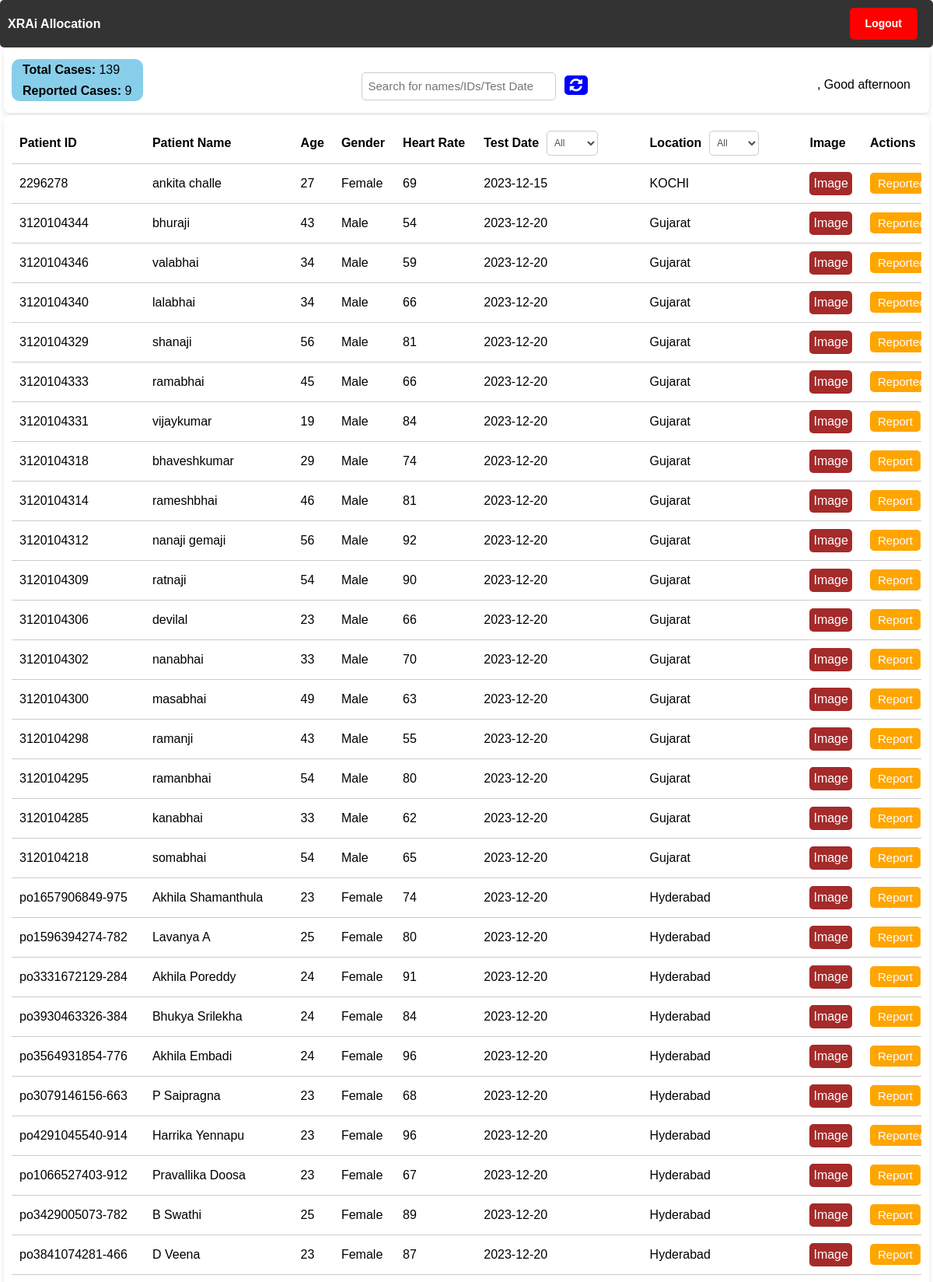
The page /allocation (upper part) on the database its author committed.
### users/models/patientdetails.py (models this page shows, shortened)
class PatientDetails(models.Model):
    GENDER_CHOICES = [
        ('Male', 'Male'),
        ('Female', 'Female'),
        ('Other', 'Other'),
    ]
    PatientId = models.CharField(max_length=15)
    PatientName = models.CharField(max_length=30)
    age = models.CharField(max_length=30)
    gender = models.CharField(max_length=15)
    HeartRate = models.CharField(max_length=30, null=True, blank=True)
    TestDate = models.CharField(max_length=20)
    ReportDate = models.CharField(max_length=20)
    PRInterval = models.CharField(max_length=30, null=True, blank=True)
    date = models.ForeignKey(Date, on_delete=models.CASCADE, default=None)
    reportimage = models.URLField(max_length=200, null=True, blank=True)
    cardiologist = models.ForeignKey(PersonalInfo, on_delete=models.SET_NULL, null=True, blank=True)
    isDone = models.BooleanField(default=False)

### users/models/Date.py (models this page shows, shortened)
class Date(models.Model):
    date_field = models.DateField()
    location = models.ForeignKey(Location, on_delete=models.CASCADE)

### users/models/Location.py (models this page shows)
class Location(models.Model):
    name = models.CharField(max_length=100)
    technician_name = models.CharField(max_length=100, default="Unknown Technician")
    city = models.ForeignKey(City, on_delete=models.CASCADE)
    def __str__(self):
        return self.name

### users/views.py (the view)
# urls.py: path('allocation', views.allocation, name='allocation'),
def allocation(request):
    patients = PatientDetails.objects.all()
    unique_dates = set()
    for patient in patients:
        unique_dates.add(patient.date.date_field)
    sorted_unique_dates = sorted(unique_dates, reverse=False)
    formatted_dates = [date.strftime('%Y-%m-%d') for date in sorted_unique_dates]
    unique_location = Location.objects.all()
    return render(request, 'users/allocation.html', {'patients': patients, 'Date': formatted_dates, "Location": unique_location})

### users/templates/users/allocation.html (shortened to what this page needs)
<!DOCTYPE html>
<html>
{% load tz %} {% load static %}
<head>
  <link rel="stylesheet" href="{% static 'resource/css/main.css' %}" />
  <link rel="stylesheet" href="https://stackpath.bootstrapcdn.com/bootstrap/4.5.0/css/bootstrap.min.css" />
  <link rel="stylesheet" href="https://cdnjs.cloudflare.com/ajax/libs/font-awesome/4.7.0/css/font-awesome.min.css" />
</head>
<body>
  <nav class="navbar">
    <ul>
      <li>
        <a href="/allocation"><strong>XRAi Allocation</strong></a>
      </li>
    </ul>
    <ul>
      <li>
        <a href="/logout"><button class="logout-button btn btn-sm">
            <strong>Logout</strong>
          </button></a>
      </li>
    </ul>
  </nav>
  <div class="container">
    <div class="row">
      <div class="col-lg-12">
        <div class="card">
          <div class="card-body">
            <h1 class="header">
              <h1 class="header">
                <div class="row-container">
                  <div class="count-container">
                    <span id="count1"><strong>Total Cases:</strong> <span id="totalRowCount">0</span></span>
                    <span id="count2"><strong>Reported Cases:</strong> <span id="reportedRowCount">0</span></span>
                  </div>
                  <div class = 'search-google'>
                      <input type="text" id="myInput" onkeyup="myFunction()" placeholder="Search for names/IDs/Test Date" title="Type in a name">
                      <button type="button" class="refresh" onclick="refreshPage()">
                        <i style="font-size: 19px" class="fa">&#xf021;</i>
                      </button>
                  </div>
                  <div class="greeting" id="greeting">
                    {% if user %}
                    <h6>
                      <strong>{{ user.first_name }}</strong>,
                      <span id="greeting-text"></span>
                    </h6>
                    {% endif %}
                  </div>
                </div>
              </h1>
            </h1>
          </div>
        </div>
      </div>
    </div>
    <div class="card">
      <div class="card-body">
        <div class="table-container">
          <table id="patientTable">
            <thead>
              <tr>
                <th>Patient ID</th>
                <th>Patient Name</th>
                <th>Age</th>
                <th>Gender</th>
                <th>Heart Rate</th>
                <th>
                  <div class="filter-dropdown-container">
                    <div>Test Date</div>
                    <div class="dropdown-select1" id="filter-date-dropdown-date">
                      <select id="filter-date-select-date" class="form-control">
                        <option value="">All</option>
                      </select>
                    </div>
                  </div>
                </th>
                <th>
                  <div class="filter-dropdown-container">
                    <div>Location</div>
                    <div class="dropdown-select1" id="filter-location-dropdown">
                      <select id="filter-location-select-location" class="form-control">
                        <option value="">All</option>
                      </select>
                    </div>
                  </div>
                </th>
                <th>Image</th>
                <th>Actions</th>
              </tr>
            </thead>
            <tbody>
              {% for patient in patients %}
              <tr class="patientRow" id="{{ patient.PatientId }}">
                <td>{{ patient.PatientId }}</td>
                <td>{{ patient.PatientName }}</td>
                <td>{{ patient.age }}</td>
                <td>{{ patient.gender }}</td>
                <td>{{ patient.HeartRate }}</td>
                <td>{{ patient.TestDate }}</td>
                <td>{{ patient.date.location.name }}</td>
                <td>
                  <a class="imageButton" target="_blank" href="{{ patient.reportimage }}">
                    Image
                  </a>
                </td>
                <td>
                  <a class="reportButton"
                    href="reporting-bot?data-patientid={{ patient.PatientId }}&data-patientname={{ patient.PatientName }}&data-age={{ patient.age }}&data-gender={{ patient.gender }}&data-heartrate={{ patient.HeartRate }}&data-printerval={{patient.PRInterval}}&data-testdate={{ patient.TestDate }}&data-reportdate={% now 'Y-m-d' %}&data-reportimage={{ patient.reportimage }}"
                    data-patient-id="{{ patient.PatientId }}" data-patientname="{{ patient.PatientName }}"
                    data-age="{{ patient.age }}" data-gender="{{ patient.gender }}"
                    data-heartrate="{{ patient.HeartRate }}" data-printerval="{{ patient.PRInterval }}"
                    data-testdate="{{ patient.TestDate }}" data-reportdate="{% now 'Y-m-d' %}"
                    data-reportimage="{{ patient.reportimage }}" data-is-done="{{ patient.isDone }}"
                    onclick="changeButtonColor(this);">
                    {% if patient.isDone %}
                    Reported
                    {% else %}
                    Report
                    {% endif %}
                  </a>
                </td>
              </tr>
              {% endfor %}
            </tbody>
          </table>
        </div>
      </div>
    </div>
  </div>
</body>
</html>

### users/static/resource/css/main.css (style rules this page uses)
.container { margin-top: 20px; }

### users/templates/users/allocation.html (style rules this page uses)
body { font-family: Arial, sans-serif; margin: 0; padding: 0; display: flex; min-height: 100vh; flex-direction: column; }
.container { margin: 0 auto; width: 100%; max-width: 100%; padding-left: 5px; padding-right: 5px; }
.card { border: none; border-radius: 7px; box-shadow: 0 4px 8px rgba(0, 0, 0, 0.1); margin-bottom: 3px; position: sticky; top: 0; z-index: 1; background-color: #fff; }
.card-body { padding: 10px; }
#count1 { padding: 10px; font-size: 25px; color: black; }
#count2 { padding: 10px; font-size: 25px; color: black; }
#totalRowCount { color: orange; }
#reportedRowCount { color: green; }
.header { margin-bottom: 5px; background-color: #fff; z-index: 10; position: sticky; top: 60px; }
table { width: 100%; border-collapse: collapse; background-color: #ccc; }
th, td { padding: 10px; text-align: left; border-bottom: 1px solid #ccc; }
th:last-child, td:last-child { border-right: none; }
th:first-child, td:first-child { position: sticky; left: 0; background-color: #fff; z-index: 1; }
td:first-child { z-index: 2; }
.table-container { height: 100%; overflow-y: auto; }
.dropdown-select1 { position: relative; }
.dropdown-select1 select { width: 70%; padding: 5px; font-size: 12px; border: 1px solid #ccc; border-radius: 5px; }
.greeting { margin-top: 18px; text-align: right; font-weight: bold; float: right; color: black; }
.filter-dropdown-container { display: flex; align-items: center; }
.filter-dropdown-container>div { margin-right: 10px; }
.reportButton { color: white; background-color: #ffa500; border: none; border-radius: 5px; padding: 5px 10px; font-size: 15px; cursor: pointer; }
.refresh { background-color: blue; color: white; padding: 3px 7px; border: none; border-radius: 5px; font-size: 12px; }
.navbar { background-color: #333; color: #fff; padding: 10px; z-index: 999; display: flex; justify-content: space-between; align-items: center; position: sticky; top: 0; border-radius: 5px; }
.navbar ul { list-style-type: none; margin: 0; padding: 0; }
.navbar ul li { display: inline; margin-right: 10px; }
.navbar ul li a { color: #fff; text-decoration: none; }
.logout-button { background-color: red; color: white; padding: 10px 20px; border: none; border-radius: 5px; }
#patientTable { width: 100vw; background-color: white; color: black; }
#myInput { padding: 5px; font-size: 15px; width: 230px; }
.row-container { display: flex; align-items: center; justify-content: space-between; }
.count-container { display: flex; flex-direction: column; align-items: flex-start; background-color: skyblue; border-radius: 10px; font-family: 'Arial', sans-serif; }
#count1, #count2, .greeting { margin-right: 10px; margin-left:10px; padding: 4px; font-size: 16px; }
#totalRowCount, #reportedRowCount { color: black; }
#myInput { padding: 8px; font-size: 15px; border: 1px solid #ccc; border-radius: 5px; width: 250px; }
a.imageButton { display: inline-block; padding: 3px 5px; background-color: brown; color: #ffffff; text-decoration: none; border-radius: 5px; cursor: pointer; transition: background-color 0.3s; }
a.reportButton { color: white; background-color: #ffa500; border: none; border-radius: 5px; padding: 5px 10px; font-size: 15px; cursor: pointer; text-decoration: none; transition: background-color 0.3s; }

### rows shown on the page
PatientDetails: PatientId "2296278", PatientName "ankita challe", age "27", gender "Female", HeartRate "69", TestDate "2023-12-15", date.location.name "KOCHI", isDone "Reported"
PatientDetails: PatientId "3120104344", PatientName "bhuraji", age "43", gender "Male", HeartRate "54", TestDate "2023-12-20", date.location.name "Gujarat", isDone "Reported"
PatientDetails: PatientId "3120104346", PatientName "valabhai", age "34", gender "Male", HeartRate "59", TestDate "2023-12-20", date.location.name "Gujarat", isDone "Reported"
PatientDetails: PatientId "3120104340", PatientName "lalabhai", age "34", gender "Male", HeartRate "66", TestDate "2023-12-20", date.location.name "Gujarat", isDone "Reported"
PatientDetails: PatientId "3120104329", PatientName "shanaji", age "56", gender "Male", HeartRate "81", TestDate "2023-12-20", date.location.name "Gujarat", isDone "Reported"
PatientDetails: PatientId "3120104333", PatientName "ramabhai", age "45", gender "Male", HeartRate "66", TestDate "2023-12-20", date.location.name "Gujarat", isDone "Reported"
PatientDetails: PatientId "3120104331", PatientName "vijaykumar", age "19", gender "Male", HeartRate "84", TestDate "2023-12-20", date.location.name "Gujarat", isDone "Report"
PatientDetails: PatientId "3120104318", PatientName "bhaveshkumar", age "29", gender "Male", HeartRate "74", TestDate "2023-12-20", date.location.name "Gujarat", isDone "Report"
PatientDetails: PatientId "3120104314", PatientName "rameshbhai", age "46", gender "Male", HeartRate "81", TestDate "2023-12-20", date.location.name "Gujarat", isDone "Report"
PatientDetails: PatientId "3120104312", PatientName "nanaji gemaji", age "56", gender "Male", HeartRate "92", TestDate "2023-12-20", date.location.name "Gujarat", isDone "Report"
PatientDetails: PatientId "3120104309", PatientName "ratnaji", age "54", gender "Male", HeartRate "90", TestDate "2023-12-20", date.location.name "Gujarat", isDone "Report"
PatientDetails: PatientId "3120104306", PatientName "devilal", age "23", gender "Male", HeartRate "66", TestDate "2023-12-20", date.location.name "Gujarat", isDone "Report"
PatientDetails: PatientId "3120104302", PatientName "nanabhai", age "33", gender "Male", HeartRate "70", TestDate "2023-12-20", date.location.name "Gujarat", isDone "Report"
PatientDetails: PatientId "3120104300", PatientName "masabhai", age "49", gender "Male", HeartRate "63", TestDate "2023-12-20", date.location.name "Gujarat", isDone "Report"
PatientDetails: PatientId "3120104298", PatientName "ramanji", age "43", gender "Male", HeartRate "55", TestDate "2023-12-20", date.location.name "Gujarat", isDone "Report"
PatientDetails: PatientId "3120104295", PatientName "ramanbhai", age "54", gender "Male", HeartRate "80", TestDate "2023-12-20", date.location.name "Gujarat", isDone "Report"
PatientDetails: PatientId "3120104285", PatientName "kanabhai", age "33", gender "Male", HeartRate "62", TestDate "2023-12-20", date.location.name "Gujarat", isDone "Report"
PatientDetails: PatientId "3120104218", PatientName "somabhai", age "54", gender "Male", HeartRate "65", TestDate "2023-12-20", date.location.name "Gujarat", isDone "Report"
PatientDetails: PatientId "po1657906849-975", PatientName "Akhila Shamanthula", age "23", gender "Female", HeartRate "74", TestDate "2023-12-20", date.location.name "Hyderabad", isDone "Report"
PatientDetails: PatientId "po1596394274-782", PatientName "Lavanya A", age "25", gender "Female", HeartRate "80", TestDate "2023-12-20", date.location.name "Hyderabad", isDone "Report"
PatientDetails: PatientId "po3331672129-284", PatientName "Akhila Poreddy", age "24", gender "Female", HeartRate "91", TestDate "2023-12-20", date.location.name "Hyderabad", isDone "Report"
PatientDetails: PatientId "po3930463326-384", PatientName "Bhukya Srilekha", age "24", gender "Female", HeartRate "84", TestDate "2023-12-20", date.location.name "Hyderabad", isDone "Report"
PatientDetails: PatientId "po3564931854-776", PatientName "Akhila Embadi", age "24", gender "Female", HeartRate "96", TestDate "2023-12-20", date.location.name "Hyderabad", isDone "Report"
PatientDetails: PatientId "po3079146156-663", PatientName "P Saipragna", age "23", gender "Female", HeartRate "68", TestDate "2023-12-20", date.location.name "Hyderabad", isDone "Report"
PatientDetails: PatientId "po4291045540-914", PatientName "Harrika Yennapu", age "23", gender "Female", HeartRate "96", TestDate "2023-12-20", date.location.name "Hyderabad", isDone "Reported"
PatientDetails: PatientId "po1066527403-912", PatientName "Pravallika Doosa", age "23", gender "Female", HeartRate "67", TestDate "2023-12-20", date.location.name "Hyderabad", isDone "Report"
PatientDetails: PatientId "po3429005073-782", PatientName "B Swathi", age "25", gender "Female", HeartRate "89", TestDate "2023-12-20", date.location.name "Hyderabad", isDone "Report"
PatientDetails: PatientId "po3841074281-466", PatientName "D Veena", age "23", gender "Female", HeartRate "87", TestDate "2023-12-20", date.location.name "Hyderabad", isDone "Report"
